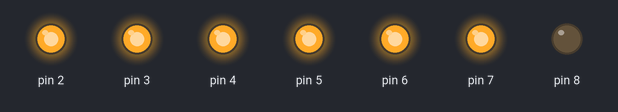
Bench run of a sketch on a simulated Arduino Uno, built with avr-gcc and run on an emulated ATmega328P. Parts: output pins drawn as LEDs (lit = HIGH).

Above: at 0.2 s.
At 1.2 s:
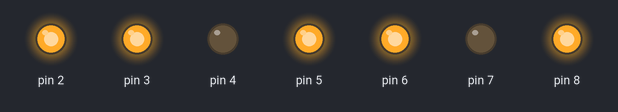
At 1.7 s:
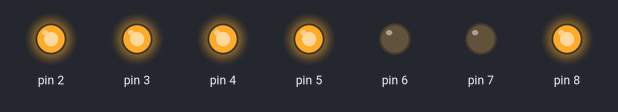
At 2.7 s:
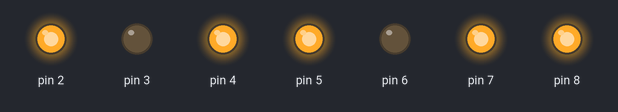
At 4.2 s:
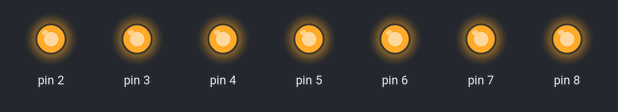
At 5.7 s:
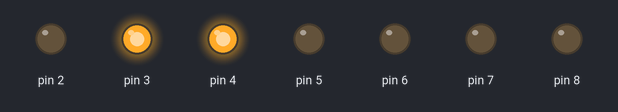
Timing chart, 0 to 6.5 s (numbered marks = the images above):
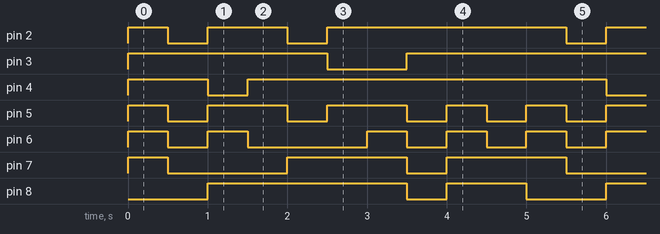

Measured:
- by itself, pin 2: repeats every 5.0 s: LOW 0.50 s, HIGH 1.0 s, LOW 0.50 s, HIGH 3.0 s
- by itself, pin 3: repeats every 5.0 s: LOW 1.0 s, HIGH 4.0 s
- by itself, pin 4: repeats every 5.0 s: LOW 0.50 s, HIGH 4.5 s
- by itself, pin 5: repeats every 5.0 s: 2 × (LOW 0.50 s, HIGH 1.0 s), 2 × (LOW 0.50 s, HIGH 0.50 s)
- by itself, pin 6: repeats every 5.0 s: LOW 0.50 s, HIGH 0.50 s, LOW 1.5 s, 2 × (HIGH 0.50 s, LOW 0.50 s), HIGH 0.50 s
- by itself, pin 7: repeats every 5.0 s: LOW 1.5 s, HIGH 1.5 s, LOW 0.50 s, HIGH 1.5 s
- by itself, pin 8: repeats every 5.0 s: LOW 0.50 s, HIGH 1.0 s, LOW 1.0 s, HIGH 2.5 s

The sketch:

Arduino_7_Segment_LED_Display_0-9.ino
```cpp
void setup() {
  pinMode(2,OUTPUT);
  pinMode(3,OUTPUT);
  pinMode(4,OUTPUT);
  pinMode(5,OUTPUT);
  pinMode(6,OUTPUT);
  pinMode(7,OUTPUT);
  pinMode(8,OUTPUT);
}

void loop() {
  // 0
  digitalWrite(2,HIGH);
  digitalWrite(3,HIGH);
  digitalWrite(4,HIGH);
  digitalWrite(5,HIGH);
  digitalWrite(6,HIGH);
  digitalWrite(7,HIGH);
  digitalWrite(8,LOW);
  delay(500);
  // 1
  digitalWrite(2,LOW);
  digitalWrite(3,HIGH);
  digitalWrite(4,HIGH);
  digitalWrite(5,LOW);
  digitalWrite(6,LOW);
  digitalWrite(7,LOW);
  digitalWrite(8,LOW);
  delay(500);
  // 2
  digitalWrite(2,HIGH);
  digitalWrite(3,HIGH);
  digitalWrite(4,LOW);
  digitalWrite(5,HIGH);
  digitalWrite(6,HIGH);
  digitalWrite(7,LOW);
  digitalWrite(8,HIGH);
  delay(500);
  // 3
  digitalWrite(2,HIGH);
  digitalWrite(3,HIGH);
  digitalWrite(4,HIGH);
  digitalWrite(5,HIGH);
  digitalWrite(6,LOW);
  digitalWrite(7,LOW);
  digitalWrite(8,HIGH);
  delay(500);
  // 4
  digitalWrite(2,LOW);
  digitalWrite(3,HIGH);
  digitalWrite(4,HIGH);
  digitalWrite(5,LOW);
  digitalWrite(6,LOW);
  digitalWrite(7,HIGH);
  digitalWrite(8,HIGH);
  delay(500);
  // 5
  digitalWrite(2,HIGH);
  digitalWrite(3,LOW);
  digitalWrite(4,HIGH);
  digitalWrite(5,HIGH);
  digitalWrite(6,LOW);
  digitalWrite(7,HIGH);
  digitalWrite(8,HIGH);
  delay(500);
  // 6
  digitalWrite(2,HIGH);
  digitalWrite(3,LOW);
  digitalWrite(4,HIGH);
  digitalWrite(5,HIGH);
  digitalWrite(6,HIGH);
  digitalWrite(7,HIGH);
  digitalWrite(8,HIGH);
  delay(500);
  // 7
  digitalWrite(2,HIGH);
  digitalWrite(3,HIGH);
  digitalWrite(4,HIGH);
  digitalWrite(5,LOW);
  digitalWrite(6,LOW);
  digitalWrite(7,LOW);
  digitalWrite(8,LOW);
  delay(500);
  // 8
  digitalWrite(2,HIGH);
  digitalWrite(3,HIGH);
  digitalWrite(4,HIGH);
  digitalWrite(5,HIGH);
  digitalWrite(6,HIGH);
  digitalWrite(7,HIGH);
  digitalWrite(8,HIGH);
  delay(500);
  // 9
  digitalWrite(2,HIGH);
  digitalWrite(3,HIGH);
  digitalWrite(4,HIGH);
  digitalWrite(5,LOW);
  digitalWrite(6,LOW);
  digitalWrite(7,HIGH);
  digitalWrite(8,HIGH);
  delay(500);
}
```

Arduino_7_Segment_LED_Display_0-9_Raw_CPP.cpp
```cpp
void setup() {
  pinMode(2,OUTPUT);
  pinMode(3,OUTPUT);
  pinMode(4,OUTPUT);
  pinMode(5,OUTPUT);
  pinMode(6,OUTPUT);
  pinMode(7,OUTPUT);
  pinMode(8,OUTPUT);
}

void loop() {
  // 0
  digitalWrite(2,HIGH);
  digitalWrite(3,HIGH);
  digitalWrite(4,HIGH);
  digitalWrite(5,HIGH);
  digitalWrite(6,HIGH);
  digitalWrite(7,HIGH);
  digitalWrite(8,LOW);
  delay(500);
  // 1
  digitalWrite(2,LOW);
  digitalWrite(3,HIGH);
  digitalWrite(4,HIGH);
  digitalWrite(5,LOW);
  digitalWrite(6,LOW);
  digitalWrite(7,LOW);
  digitalWrite(8,LOW);
  delay(500);
  // 2
  digitalWrite(2,HIGH);
  digitalWrite(3,HIGH);
  digitalWrite(4,LOW);
  digitalWrite(5,HIGH);
  digitalWrite(6,HIGH);
  digitalWrite(7,LOW);
  digitalWrite(8,HIGH);
  delay(500);
  // 3
  digitalWrite(2,HIGH);
  digitalWrite(3,HIGH);
  digitalWrite(4,HIGH);
  digitalWrite(5,HIGH);
  digitalWrite(6,LOW);
  digitalWrite(7,LOW);
  digitalWrite(8,HIGH);
  delay(500);
  // 4
  digitalWrite(2,LOW);
  digitalWrite(3,HIGH);
  digitalWrite(4,HIGH);
  digitalWrite(5,LOW);
  digitalWrite(6,LOW);
  digitalWrite(7,HIGH);
  digitalWrite(8,HIGH);
  delay(500);
  // 5
  digitalWrite(2,HIGH);
  digitalWrite(3,LOW);
  digitalWrite(4,HIGH);
  digitalWrite(5,HIGH);
  digitalWrite(6,LOW);
  digitalWrite(7,HIGH);
  digitalWrite(8,HIGH);
  delay(500);
  // 6
  digitalWrite(2,HIGH);
  digitalWrite(3,LOW);
  digitalWrite(4,HIGH);
  digitalWrite(5,HIGH);
  digitalWrite(6,HIGH);
  digitalWrite(7,HIGH);
  digitalWrite(8,HIGH);
  delay(500);
  // 7
  digitalWrite(2,HIGH);
  digitalWrite(3,HIGH);
  digitalWrite(4,HIGH);
  digitalWrite(5,LOW);
  digitalWrite(6,LOW);
  digitalWrite(7,LOW);
  digitalWrite(8,LOW);
  delay(500);
  // 8
  digitalWrite(2,HIGH);
  digitalWrite(3,HIGH);
  digitalWrite(4,HIGH);
  digitalWrite(5,HIGH);
  digitalWrite(6,HIGH);
  digitalWrite(7,HIGH);
  digitalWrite(8,HIGH);
  delay(500);
  // 9
  digitalWrite(2,HIGH);
  digitalWrite(3,HIGH);
  digitalWrite(4,HIGH);
  digitalWrite(5,LOW);
  digitalWrite(6,LOW);
  digitalWrite(7,HIGH);
  digitalWrite(8,HIGH);
  delay(500);
}
```
